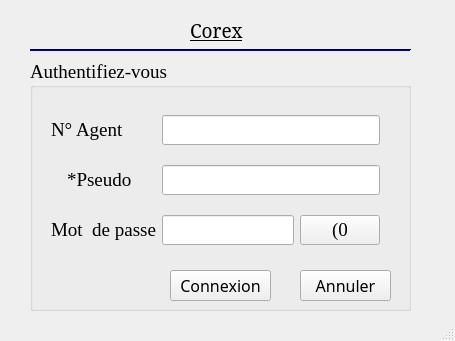
<?xml version="1.0" encoding="UTF-8"?>
<ui version="4.0">
 <class>Corex</class>
 <widget class="QMainWindow" name="Corex">
  <property name="geometry">
   <rect>
    <x>0</x>
    <y>0</y>
    <width>455</width>
    <height>341</height>
   </rect>
  </property>
  <property name="windowTitle">
   <string>Corex</string>
  </property>
  <widget class="QWidget" name="centralWidget">
   <widget class="QLabel" name="label">
    <property name="geometry">
     <rect>
      <x>190</x>
      <y>20</y>
      <width>61</width>
      <height>21</height>
     </rect>
    </property>
    <property name="font">
     <font>
      <family>Elephant</family>
      <pointsize>14</pointsize>
      <underline>true</underline>
     </font>
    </property>
    <property name="text">
     <string>Corex</string>
    </property>
   </widget>
   <widget class="Line" name="line">
    <property name="geometry">
     <rect>
      <x>30</x>
      <y>40</y>
      <width>381</width>
      <height>20</height>
     </rect>
    </property>
    <property name="palette">
     <palette>
      <active>
       <colorrole role="WindowText">
        <brush brushstyle="SolidPattern">
         <color alpha="255">
          <red>255</red>
          <green>255</green>
          <blue>255</blue>
         </color>
        </brush>
       </colorrole>
       <colorrole role="Button">
        <brush brushstyle="SolidPattern">
         <color alpha="255">
          <red>0</red>
          <green>0</green>
          <blue>127</blue>
         </color>
        </brush>
       </colorrole>
       <colorrole role="Light">
        <brush brushstyle="SolidPattern">
         <color alpha="255">
          <red>0</red>
          <green>0</green>
          <blue>191</blue>
         </color>
        </brush>
       </colorrole>
       <colorrole role="Midlight">
        <brush brushstyle="SolidPattern">
         <color alpha="255">
          <red>0</red>
          <green>0</green>
          <blue>159</blue>
         </color>
        </brush>
       </colorrole>
       <colorrole role="Dark">
        <brush brushstyle="SolidPattern">
         <color alpha="255">
          <red>0</red>
          <green>0</green>
          <blue>63</blue>
         </color>
        </brush>
       </colorrole>
       <colorrole role="Mid">
        <brush brushstyle="SolidPattern">
         <color alpha="255">
          <red>0</red>
          <green>0</green>
          <blue>84</blue>
         </color>
        </brush>
       </colorrole>
       <colorrole role="Text">
        <brush brushstyle="SolidPattern">
         <color alpha="255">
          <red>255</red>
          <green>255</green>
          <blue>255</blue>
         </color>
        </brush>
       </colorrole>
       <colorrole role="BrightText">
        <brush brushstyle="SolidPattern">
         <color alpha="255">
          <red>255</red>
          <green>255</green>
          <blue>255</blue>
         </color>
        </brush>
       </colorrole>
       <colorrole role="ButtonText">
        <brush brushstyle="SolidPattern">
         <color alpha="255">
          <red>255</red>
          <green>255</green>
          <blue>255</blue>
         </color>
        </brush>
       </colorrole>
       <colorrole role="Base">
        <brush brushstyle="SolidPattern">
         <color alpha="255">
          <red>0</red>
          <green>0</green>
          <blue>0</blue>
         </color>
        </brush>
       </colorrole>
       <colorrole role="Window">
        <brush brushstyle="SolidPattern">
         <color alpha="255">
          <red>0</red>
          <green>0</green>
          <blue>127</blue>
         </color>
        </brush>
       </colorrole>
       <colorrole role="Shadow">
        <brush brushstyle="SolidPattern">
         <color alpha="255">
          <red>0</red>
          <green>0</green>
          <blue>0</blue>
         </color>
        </brush>
       </colorrole>
       <colorrole role="AlternateBase">
        <brush brushstyle="SolidPattern">
         <color alpha="255">
          <red>0</red>
          <green>0</green>
          <blue>63</blue>
         </color>
        </brush>
       </colorrole>
       <colorrole role="ToolTipBase">
        <brush brushstyle="SolidPattern">
         <color alpha="255">
          <red>255</red>
          <green>255</green>
          <blue>220</blue>
         </color>
        </brush>
       </colorrole>
       <colorrole role="ToolTipText">
        <brush brushstyle="SolidPattern">
         <color alpha="255">
          <red>0</red>
          <green>0</green>
          <blue>0</blue>
         </color>
        </brush>
       </colorrole>
      </active>
      <inactive>
       <colorrole role="WindowText">
        <brush brushstyle="SolidPattern">
         <color alpha="255">
          <red>255</red>
          <green>255</green>
          <blue>255</blue>
         </color>
        </brush>
       </colorrole>
       <colorrole role="Button">
        <brush brushstyle="SolidPattern">
         <color alpha="255">
          <red>0</red>
          <green>0</green>
          <blue>127</blue>
         </color>
        </brush>
       </colorrole>
       <colorrole role="Light">
        <brush brushstyle="SolidPattern">
         <color alpha="255">
          <red>0</red>
          <green>0</green>
          <blue>191</blue>
         </color>
        </brush>
       </colorrole>
       <colorrole role="Midlight">
        <brush brushstyle="SolidPattern">
         <color alpha="255">
          <red>0</red>
          <green>0</green>
          <blue>159</blue>
         </color>
        </brush>
       </colorrole>
       <colorrole role="Dark">
        <brush brushstyle="SolidPattern">
         <color alpha="255">
          <red>0</red>
          <green>0</green>
          <blue>63</blue>
         </color>
        </brush>
       </colorrole>
       <colorrole role="Mid">
        <brush brushstyle="SolidPattern">
         <color alpha="255">
          <red>0</red>
          <green>0</green>
          <blue>84</blue>
         </color>
        </brush>
       </colorrole>
       <colorrole role="Text">
        <brush brushstyle="SolidPattern">
         <color alpha="255">
          <red>255</red>
          <green>255</green>
          <blue>255</blue>
         </color>
        </brush>
       </colorrole>
       <colorrole role="BrightText">
        <brush brushstyle="SolidPattern">
         <color alpha="255">
          <red>255</red>
          <green>255</green>
          <blue>255</blue>
         </color>
        </brush>
       </colorrole>
       <colorrole role="ButtonText">
        <brush brushstyle="SolidPattern">
         <color alpha="255">
          <red>255</red>
          <green>255</green>
          <blue>255</blue>
         </color>
        </brush>
       </colorrole>
       <colorrole role="Base">
        <brush brushstyle="SolidPattern">
         <color alpha="255">
          <red>0</red>
          <green>0</green>
          <blue>0</blue>
         </color>
        </brush>
       </colorrole>
       <colorrole role="Window">
        <brush brushstyle="SolidPattern">
         <color alpha="255">
          <red>0</red>
          <green>0</green>
          <blue>127</blue>
         </color>
        </brush>
       </colorrole>
       <colorrole role="Shadow">
        <brush brushstyle="SolidPattern">
         <color alpha="255">
          <red>0</red>
          <green>0</green>
          <blue>0</blue>
         </color>
        </brush>
       </colorrole>
       <colorrole role="AlternateBase">
        <brush brushstyle="SolidPattern">
         <color alpha="255">
          <red>0</red>
          <green>0</green>
          <blue>63</blue>
         </color>
        </brush>
       </colorrole>
       <colorrole role="ToolTipBase">
        <brush brushstyle="SolidPattern">
         <color alpha="255">
          <red>255</red>
          <green>255</green>
          <blue>220</blue>
         </color>
        </brush>
       </colorrole>
       <colorrole role="ToolTipText">
        <brush brushstyle="SolidPattern">
         <color alpha="255">
          <red>0</red>
          <green>0</green>
          <blue>0</blue>
         </color>
        </brush>
       </colorrole>
      </inactive>
      <disabled>
       <colorrole role="WindowText">
        <brush brushstyle="SolidPattern">
         <color alpha="255">
          <red>0</red>
          <green>0</green>
          <blue>63</blue>
         </color>
        </brush>
       </colorrole>
       <colorrole role="Button">
        <brush brushstyle="SolidPattern">
         <color alpha="255">
          <red>0</red>
          <green>0</green>
          <blue>127</blue>
         </color>
        </brush>
       </colorrole>
       <colorrole role="Light">
        <brush brushstyle="SolidPattern">
         <color alpha="255">
          <red>0</red>
          <green>0</green>
          <blue>191</blue>
         </color>
        </brush>
       </colorrole>
       <colorrole role="Midlight">
        <brush brushstyle="SolidPattern">
         <color alpha="255">
          <red>0</red>
          <green>0</green>
          <blue>159</blue>
         </color>
        </brush>
       </colorrole>
       <colorrole role="Dark">
        <brush brushstyle="SolidPattern">
         <color alpha="255">
          <red>0</red>
          <green>0</green>
          <blue>63</blue>
         </color>
        </brush>
       </colorrole>
       <colorrole role="Mid">
        <brush brushstyle="SolidPattern">
         <color alpha="255">
          <red>0</red>
          <green>0</green>
          <blue>84</blue>
         </color>
        </brush>
       </colorrole>
       <colorrole role="Text">
        <brush brushstyle="SolidPattern">
         <color alpha="255">
          <red>0</red>
          <green>0</green>
          <blue>63</blue>
         </color>
        </brush>
       </colorrole>
       <colorrole role="BrightText">
        <brush brushstyle="SolidPattern">
         <color alpha="255">
          <red>255</red>
          <green>255</green>
          <blue>255</blue>
         </color>
        </brush>
       </colorrole>
       <colorrole role="ButtonText">
        <brush brushstyle="SolidPattern">
         <color alpha="255">
          <red>0</red>
          <green>0</green>
          <blue>63</blue>
         </color>
        </brush>
       </colorrole>
       <colorrole role="Base">
        <brush brushstyle="SolidPattern">
         <color alpha="255">
          <red>0</red>
          <green>0</green>
          <blue>127</blue>
         </color>
        </brush>
       </colorrole>
       <colorrole role="Window">
        <brush brushstyle="SolidPattern">
         <color alpha="255">
          <red>0</red>
          <green>0</green>
          <blue>127</blue>
         </color>
        </brush>
       </colorrole>
       <colorrole role="Shadow">
        <brush brushstyle="SolidPattern">
         <color alpha="255">
          <red>0</red>
          <green>0</green>
          <blue>0</blue>
         </color>
        </brush>
       </colorrole>
       <colorrole role="AlternateBase">
        <brush brushstyle="SolidPattern">
         <color alpha="255">
          <red>0</red>
          <green>0</green>
          <blue>127</blue>
         </color>
        </brush>
       </colorrole>
       <colorrole role="ToolTipBase">
        <brush brushstyle="SolidPattern">
         <color alpha="255">
          <red>255</red>
          <green>255</green>
          <blue>220</blue>
         </color>
        </brush>
       </colorrole>
       <colorrole role="ToolTipText">
        <brush brushstyle="SolidPattern">
         <color alpha="255">
          <red>0</red>
          <green>0</green>
          <blue>0</blue>
         </color>
        </brush>
       </colorrole>
      </disabled>
     </palette>
    </property>
    <property name="orientation">
     <enum>Qt::Horizontal</enum>
    </property>
   </widget>
   <widget class="QGroupBox" name="form">
    <property name="geometry">
     <rect>
      <x>30</x>
      <y>60</y>
      <width>381</width>
      <height>251</height>
     </rect>
    </property>
    <property name="font">
     <font>
      <family>Times New Roman</family>
      <pointsize>14</pointsize>
     </font>
    </property>
    <property name="title">
     <string>Authentifiez-vous</string>
    </property>
    <widget class="QWidget" name="verticalLayoutWidget">
     <property name="geometry">
      <rect>
       <x>10</x>
       <y>30</y>
       <width>351</width>
       <height>181</height>
      </rect>
     </property>
     <layout class="QVBoxLayout" name="verticalLayout">
      <item>
       <layout class="QHBoxLayout" name="horizontalLayout">
        <item>
         <widget class="QLabel" name="label_2">
          <property name="text">
           <string>N° Agent       </string>
          </property>
         </widget>
        </item>
        <item>
         <widget class="QLineEdit" name="chnumag"/>
        </item>
       </layout>
      </item>
      <item>
       <layout class="QHBoxLayout" name="horizontalLayout_2">
        <item>
         <widget class="QLabel" name="label_3">
          <property name="text">
           <string/>
          </property>
         </widget>
        </item>
        <item>
         <widget class="QLabel" name="label_5">
          <property name="text">
           <string>*Pseudo     </string>
          </property>
         </widget>
        </item>
        <item>
         <widget class="QLineEdit" name="chpsed"/>
        </item>
       </layout>
      </item>
      <item>
       <layout class="QHBoxLayout" name="horizontalLayout_3">
        <item>
         <widget class="QLabel" name="label_4">
          <property name="text">
           <string>Mot  de passe</string>
          </property>
         </widget>
        </item>
        <item>
         <widget class="QLineEdit" name="chmdp"/>
        </item>
        <item>
         <widget class="QPushButton" name="bntaffichamdp">
          <property name="text">
           <string>(0</string>
          </property>
         </widget>
        </item>
       </layout>
      </item>
     </layout>
    </widget>
    <widget class="QPushButton" name="bntconn">
     <property name="geometry">
      <rect>
       <x>140</x>
       <y>210</y>
       <width>101</width>
       <height>31</height>
      </rect>
     </property>
     <property name="font">
      <font>
       <family>Algerian</family>
       <pointsize>12</pointsize>
      </font>
     </property>
     <property name="text">
      <string>Connexion</string>
     </property>
    </widget>
    <widget class="QPushButton" name="bntann">
     <property name="geometry">
      <rect>
       <x>270</x>
       <y>210</y>
       <width>91</width>
       <height>31</height>
      </rect>
     </property>
     <property name="font">
      <font>
       <family>Algerian</family>
       <pointsize>12</pointsize>
      </font>
     </property>
     <property name="text">
      <string>Annuler</string>
     </property>
    </widget>
   </widget>
  </widget>
  <widget class="QStatusBar" name="statusBar"/>
 </widget>
 <layoutdefault spacing="6" margin="11"/>
 <resources/>
 <connections/>
</ui>
